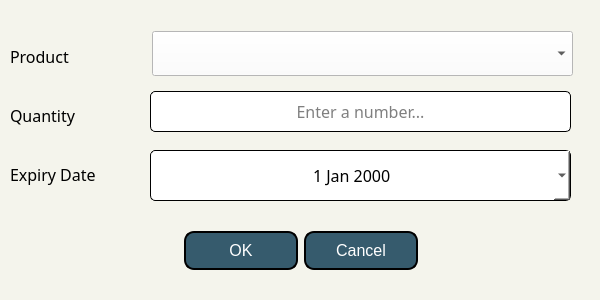
<?xml version="1.0" encoding="UTF-8"?>
<ui version="4.0">
 <class>AddPrExisting</class>
 <widget class="QDialog" name="AddPrExisting">
  <property name="geometry">
   <rect>
    <x>0</x>
    <y>0</y>
    <width>600</width>
    <height>300</height>
   </rect>
  </property>
  <property name="windowTitle">
   <string>Add Existing Product</string>
  </property>
  <property name="windowIcon">
   <iconset>
    <normaloff>img/econologo_bkgd 200.png</normaloff>img/econologo_bkgd 200.png</iconset>
  </property>
  <property name="styleSheet">
   <string notr="true">background-color: #f4f4ec;</string>
  </property>
  <widget class="QComboBox" name="cbProducts">
   <property name="geometry">
    <rect>
     <x>152</x>
     <y>31</y>
     <width>421</width>
     <height>45</height>
    </rect>
   </property>
   <property name="font">
    <font>
     <family>Century Gothic</family>
     <pointsize>12</pointsize>
    </font>
   </property>
   <property name="styleSheet">
    <string notr="true">background: white;
</string>
   </property>
  </widget>
  <widget class="QDialogButtonBox" name="buttonBox">
   <property name="geometry">
    <rect>
     <x>20</x>
     <y>220</y>
     <width>561</width>
     <height>61</height>
    </rect>
   </property>
   <property name="font">
    <font>
     <family>Century Gothic</family>
     <pointsize>12</pointsize>
    </font>
   </property>
   <property name="styleSheet">
    <string notr="true">QPushButton{
	background: #365b6d;
	color: white;
	border-style: outset;
	border-width: 2px;
	border-radius:10px;
	border-color: black;
	padding: 5px;
	height: 25px;
	width: 100px;
	font-size: 16px;
}
QPushButton:hover {
    background-color: #53786d;
	border: 2px solid black;
}
QPushButton:pressed {
    border-style: inset;
    background-color: #365b6d;
}</string>
   </property>
   <property name="orientation">
    <enum>Qt::Horizontal</enum>
   </property>
   <property name="standardButtons">
    <set>QDialogButtonBox::Cancel|QDialogButtonBox::Ok</set>
   </property>
   <property name="centerButtons">
    <bool>true</bool>
   </property>
  </widget>
  <widget class="QWidget" name="verticalLayoutWidget">
   <property name="geometry">
    <rect>
     <x>10</x>
     <y>30</y>
     <width>131</width>
     <height>171</height>
    </rect>
   </property>
   <layout class="QVBoxLayout" name="verticalLayout_2">
    <item>
     <widget class="QLabel" name="label_3">
      <property name="font">
       <font>
        <family>Century Gothic</family>
        <pointsize>12</pointsize>
       </font>
      </property>
      <property name="text">
       <string>Product</string>
      </property>
      <property name="alignment">
       <set>Qt::AlignLeading|Qt::AlignLeft|Qt::AlignVCenter</set>
      </property>
     </widget>
    </item>
    <item>
     <widget class="QLabel" name="label_4">
      <property name="font">
       <font>
        <family>Century Gothic</family>
        <pointsize>12</pointsize>
       </font>
      </property>
      <property name="text">
       <string>Quantity</string>
      </property>
      <property name="alignment">
       <set>Qt::AlignLeading|Qt::AlignLeft|Qt::AlignVCenter</set>
      </property>
     </widget>
    </item>
    <item>
     <widget class="QLabel" name="label">
      <property name="font">
       <font>
        <family>Century Gothic</family>
        <pointsize>12</pointsize>
       </font>
      </property>
      <property name="text">
       <string>Expiry Date</string>
      </property>
      <property name="alignment">
       <set>Qt::AlignLeading|Qt::AlignLeft|Qt::AlignVCenter</set>
      </property>
     </widget>
    </item>
   </layout>
  </widget>
  <widget class="QLineEdit" name="teAmount">
   <property name="geometry">
    <rect>
     <x>150</x>
     <y>91</y>
     <width>421</width>
     <height>41</height>
    </rect>
   </property>
   <property name="font">
    <font>
     <family>Century Gothic</family>
     <pointsize>12</pointsize>
    </font>
   </property>
   <property name="styleSheet">
    <string notr="true">background: white;
border: 1px solid black;
border-radius: 5px;</string>
   </property>
   <property name="alignment">
    <set>Qt::AlignCenter</set>
   </property>
   <property name="placeholderText">
    <string>Enter a number...</string>
   </property>
  </widget>
  <widget class="QDateEdit" name="deExpDate">
   <property name="geometry">
    <rect>
     <x>150</x>
     <y>150</y>
     <width>421</width>
     <height>51</height>
    </rect>
   </property>
   <property name="font">
    <font>
     <family>Century Gothic</family>
     <pointsize>12</pointsize>
    </font>
   </property>
   <property name="styleSheet">
    <string notr="true">background: white;
border: 1px solid black;
border-radius: 5px;</string>
   </property>
   <property name="alignment">
    <set>Qt::AlignCenter</set>
   </property>
   <property name="calendarPopup">
    <bool>true</bool>
   </property>
  </widget>
 </widget>
 <resources/>
 <connections/>
</ui>
